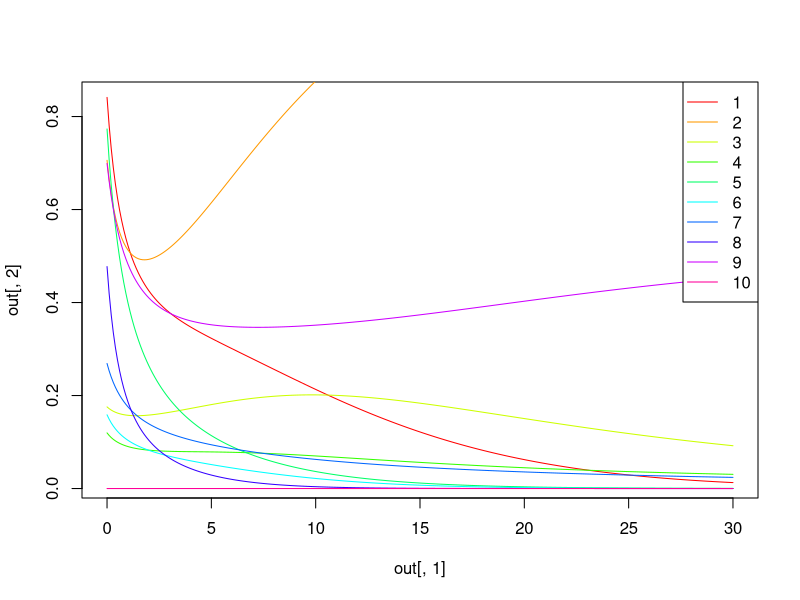

Write R code to recreate this figure.
library(deSolve)

#############################Functions#######################################

#Generalized Lotka-Volterra
glvmat<-function(t, y, parms){
  N=parms[1,1]  # species number
  b=parms[,2]   # vector of growth rates
  a=parms[,3:ncol(parms)] # interaction matrix
  dydt <- y*(b+a %*% y)
  list(dydt)
}

#Interation score of speciesX and speciesY based on traitMatrix
interationScore <- function(speciesX, speciesY){
  score = 0
  #if any of molecule secreted by Y is usable by X, score += 0.09
  #if the molecule secreted by both Y and X, score -= 0.12
  if (speciesY['MoleSecr1'] == 1) {
    if (speciesX['MoleUsa1'] == 1) {
      score = score + 0.09
    }
    if (speciesX['MoleSecr1'] == 1) {
      score = score -0.12
    }
  }
  if (speciesY['MoleSecr2'] == 1) {
    if (speciesX['MoleUsa2'] == 1) {
      score = score + 0.09
    }
    if (speciesX['MoleSecr2'] == 1) {
      score = score -0.12
    }
  }
  if (speciesY['MoleSecr3'] == 1) {
    if (speciesX['MoleUsa3'] == 1) {
      score = score + 0.09
    }
    if (speciesX['MoleSecr3'] == 1) {
      score = score -0.12
    }
  }
  #if any of molecule usable by Y is secreted by X, score += 0.09
  #if the molecule usable by both Y and X, score -= 0.12
  if (speciesY['MoleUsa1'] == 1) {
    if (speciesX['MoleSecr1'] == 1) {
      score = score + 0.09
    }
    if (speciesX['MoleUsa1'] == 1) {
      score = score -0.12
    }
  }
  if (speciesY['MoleUsa2'] == 1) {
    if (speciesX['MoleSecr2'] == 1) {
      score = score + 0.09
    }
    if (speciesX['MoleUsa2'] == 1) {
      score = score -0.12
    }
  }
  if (speciesY['MoleUsa3'] == 1) {
    if (speciesX['MoleSecr3'] == 1) {
      score = score + 0.09
    }
    if (speciesX['MoleUsa3'] == 1) {
      score = score -0.12
    }
  }
  #if any of antibody secreted by Y can protect X, score -= 0.15
  if (speciesY['AntiSecr1'] == 1 & speciesX['AntiProt1'] == 1) {
    score = score - 0.15
  }
  if (speciesY['AntiSecr2'] == 1 & speciesX['AntiProt2'] == 1) {
    score = score - 0.15
  }
  if (speciesY['AntiSecr3'] == 1 & speciesX['AntiProt3'] == 1) {
    score = score - 0.15
  }
  #vice-versa
  if (speciesX['AntiSecr1'] == 1 & speciesY['AntiProt1'] == 1) {
    score = score - 0.15
  }
  if (speciesX['AntiSecr2'] == 1 & speciesY['AntiProt2'] == 1) {
    score = score - 0.15
  }
  if (speciesX['AntiSecr3'] == 1 & speciesY['AntiProt3'] == 1) {
    score = score - 0.15
  }
  return(score)
}

############################################################################

#number of species
N = 10

#Creating random matrix of 12 traits of N species
traitMatrix <-  sample(x = c(0,1), 12, replace = TRUE)

for (i in c(2:N)) {
  vec <-  sample(x = c(0,1), 12, replace = TRUE)
  traitMatrix <-  rbind(traitMatrix, vec)
}
rownames(traitMatrix) <- paste("species",c(1:N),sep = "")
colnames(traitMatrix) <- c('MoleSecr1','MoleSecr2','MoleSecr3','MoleUsa1','MoleUsa2','MoleUsa3',
                           'AntiSecr1','AntiSecr2','AntiSecr3','AntiProt1','AntiProt2','AntiProt3')

#Generate relationship matrix of N species
a = matrix(rep(0,N*N),nrow=N,ncol=N)
for (row in 1:N) {
  for (col in row:N) {
    if (row == col) {
      a[row,col] = -0.5 # auto-interactions are negative (intra-species competition)
    } else {
      speciesX = traitMatrix[row,]
      speciesY = traitMatrix[col,]
      score <- interationScore(speciesX,speciesY)
      a[row,col] <- score
      a[col,row] <- score
    }
  }
}

#Creating random growth rate of N species
b <- runif(N)

#Parameters of Lotka-Volterra equations
parms <- cbind(b,a)
parms=cbind(rep(N,N),parms)

tstart=0                   # time (start)
tend=30                    # time (end) of integration
tstep=0.1                  # time step (resolution)

init<-runif(N)                # initial species abundances 

#Simulation for coupled system
times<-seq(tstart, tend, by=tstep)

#Setting initial abundance of each species to 0 and generate steady state matrix
SSMatrix <- matrix(nrow = N, ncol = N)
for (i in 1:N) {
  y <- init
  y[i] <- 0
  out<-lsoda(y, times, glvmat, parms)
  SSMatrix[i,] <- out[nrow(out),2:(N+1)]
}


####### Figure

col.vec = seq(0,1,1/N)
my.colors = hsv(col.vec)

# plot time series
plot(out[,1],out[,2],col=my.colors[1],lty=1, type="l")
for(i in 2:N){
  lines(out[,1],out[,(i+1)],col=my.colors[i])
}
legend("topright", as.character(c(1:N)), lty = rep(1,N), col = my.colors, merge = TRUE, bg = "white", text.col="black")
